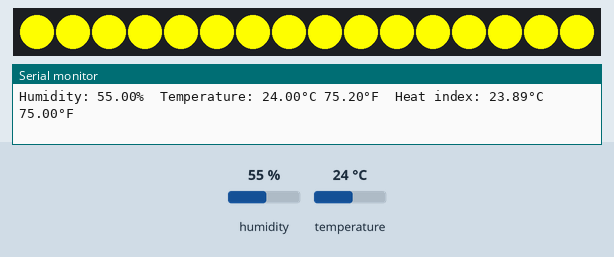
Simulated run of this sketch. Board: Arduino Uno, built with avr-gcc and run on an emulated ATmega328P. Parts: 16 RGB LEDs in strip order, left to right, the last lines printed to the serial monitor. Inputs (shaded band) come from the test bench; at power-on: temperature 24 °C, humidity 55 %.

Above: at 4.9 s.
5.0 s: temperature set to 33 °C
At 7.4 s:
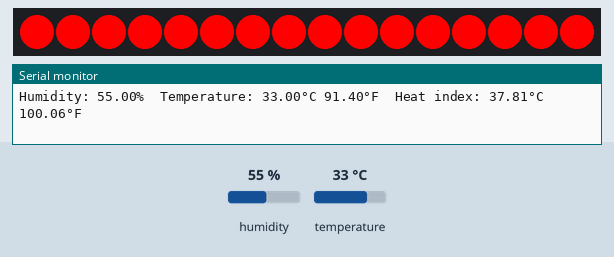
11.6 s: temperature set to 30 °C
At 13.6 s:
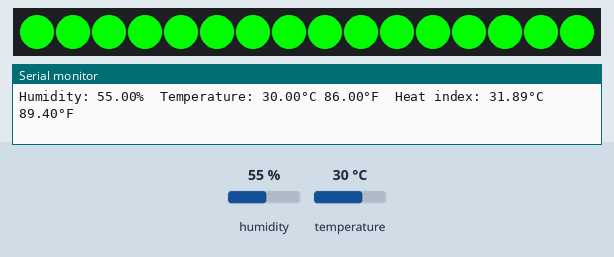
18.2 s: temperature set to 12 °C
At 19.8 s:
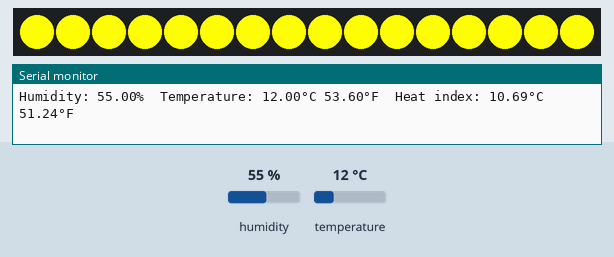
24.6 s: temperature set to 41 °C
At 26.0 s:
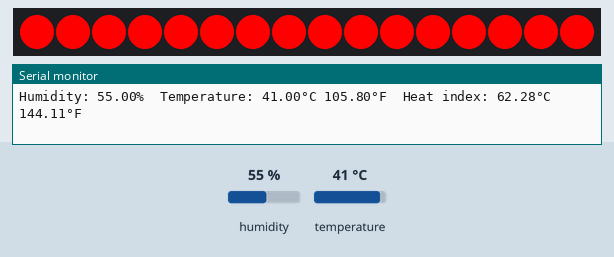
30.9 s: temperature set to 19 °C
At 32.3 s:
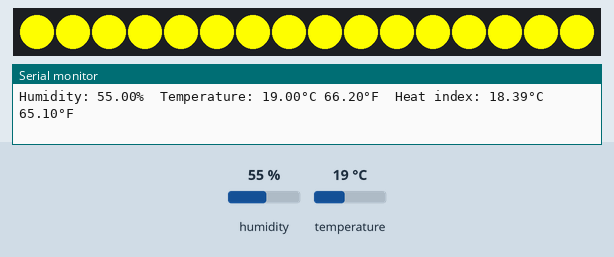
Timing chart, 0 to 33.9 s (numbered marks = the images above; inputs shaded):
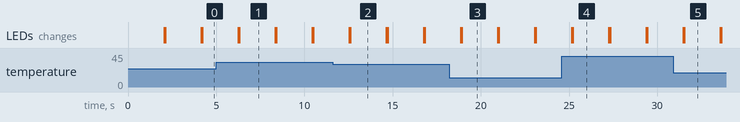

The sketch:

TempHumidity.ino
```cpp
// Example testing sketch for various DHT humidity/temperature sensors
// Written by ladyada, public domain

// REQUIRES the following Arduino libraries:
// - DHT Sensor Library: https://github.com/adafruit/DHT-sensor-library
// - Adafruit Unified Sensor Lib: https://github.com/adafruit/Adafruit_Sensor

#include "DHT.h"

#define DHTPIN 2     // Digital pin connected to the DHT sensor
// Feather HUZZAH ESP8266 note: use pins 3, 4, 5, 12, 13 or 14 --
// Pin 15 can work but DHT must be disconnected during program upload.

// Uncomment whatever type you're using!
#define DHTTYPE DHT11   // DHT 11
//#define DHTTYPE DHT22   // DHT 22  (AM2302), AM2321
//#define DHTTYPE DHT21   // DHT 21 (AM2301)

// Connect pin 1 (on the left) of the sensor to +5V
// NOTE: If using a board with 3.3V logic like an Arduino Due connect pin 1
// to 3.3V instead of 5V!
// Connect pin 2 of the sensor to whatever your DHTPIN is
// Connect pin 3 (on the right) of the sensor to GROUND (if your sensor has 3 pins)
// Connect pin 4 (on the right) of the sensor to GROUND and leave the pin 3 EMPTY (if your sensor has 4 pins)
// Connect a 10K resistor from pin 2 (data) to pin 1 (power) of the sensor

// Initialize DHT sensor.
// Note that older versions of this library took an optional third parameter to
// tweak the timings for faster processors.  This parameter is no longer needed
// as the current DHT reading algorithm adjusts itself to work on faster procs.
DHT dht(DHTPIN, DHTTYPE);
#include <Adafruit_NeoPixel.h>
#ifdef __AVR__
 #include <avr/power.h>
#endif
#define PIN        6
#define NUMPIXELS 16
Adafruit_NeoPixel pixels(NUMPIXELS, PIN, NEO_GRB + NEO_KHZ800);
#define DELAYVAL 3

void setup() {
  Serial.begin(9600);
  Serial.println(F("DHTxx test!"));

  dht.begin();
  #if defined(__AVR_ATtiny85__) && (F_CPU == 16000000)
  clock_prescale_set(clock_div_1);
#endif
  pixels.begin();
}

void loop() {
  // Wait a few seconds between measurements.
  delay(2000);

  // Reading temperature or humidity takes about 250 milliseconds!
  // Sensor readings may also be up to 2 seconds 'old' (its a very slow sensor)
  float h = dht.readHumidity();
  // Read temperature as Celsius (the default)
  float t = dht.readTemperature();
  // Read temperature as Fahrenheit (isFahrenheit = true)
  float f = dht.readTemperature(true);

  // Check if any reads failed and exit early (to try again).
  if (isnan(h) || isnan(t) || isnan(f)) {
    Serial.println(F("Failed to read from DHT sensor!"));
    return;
  }

  // Compute heat index in Fahrenheit (the default)
  float hif = dht.computeHeatIndex(f, h);
  // Compute heat index in Celsius (isFahreheit = false)
  float hic = dht.computeHeatIndex(t, h, false);

  Serial.print(F("Humidity: "));
  Serial.print(h);
  Serial.print(F("%  Temperature: "));
  Serial.print(t);
  Serial.print(F("°C "));
  Serial.print(f);
  Serial.print(F("°F  Heat index: "));
  Serial.print(hic);
  Serial.print(F("°C "));
  Serial.print(hif);
  Serial.println(F("°F"));
  if(t<29.30){
    pixels.clear();
  for(int i=0; i<NUMPIXELS; i++) {
    pixels.setPixelColor(i, pixels.Color(250, 250, 0));
    pixels.show();
    delay(DELAYVAL);
  }
  }
  else
    if(t>30.50){
        pixels.clear();
  for(int i=0; i<NUMPIXELS; i++) {
    pixels.setPixelColor(i, pixels.Color(250, 0, 0));
    pixels.show();
    delay(DELAYVAL);
  }
    }
    else
    {
      pixels.clear();
  for(int i=0; i<NUMPIXELS; i++) {
    pixels.setPixelColor(i, pixels.Color(0, 250, 0));
    pixels.show();
    delay(DELAYVAL);
  }
    }
}
```

Measured:
- after the input at 5.0 s, the LEDs: first change after 1.2 s (image 1 shows a later state)
- after the input at 11.6 s, the LEDs: first change after 0.95 s (image 2 shows a later state)
- after the input at 18.2 s, the LEDs: first change after 0.66 s (image 3 shows a later state)
- after the input at 24.6 s, the LEDs: first change after 0.56 s (image 4 shows a later state)
- after the input at 30.9 s, the LEDs: first change after 0.57 s (image 5 shows a later state)
- what the display in image 1 shows lasts 2.0 s, from 6.3 s to 8.3 s
